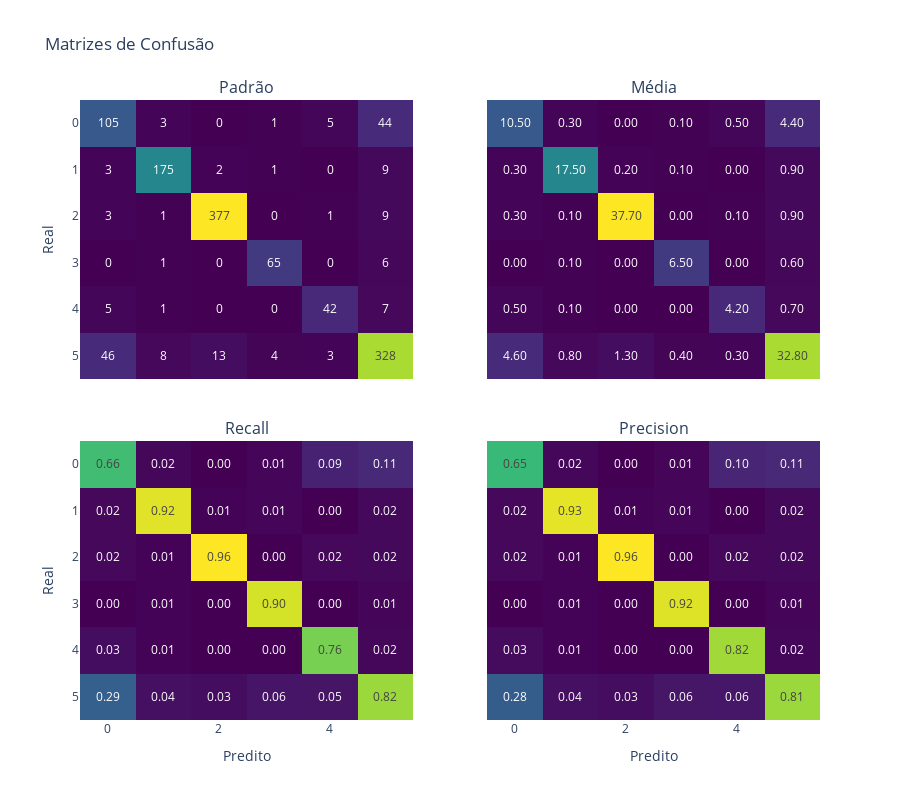

Notebook cell for this chart:
### Code cell
tree_cms = tree_res['cms']

plot_confusion_matrix(tree_cms)

### Figure 1 — Plotly figure (JSON) as saved in the notebook; plotly's stock layout.template omitted (floating-point values rounded to 4 significant figures)
{"data": [{"colorscale": [[0, "#440154"], [0.1111, "#482878"], [0.2222, "#3e4989"], [0.3333, "#31688e"], [0.4444, "#26828e"], [0.5556, "#1f9e89"], [0.6667, "#35b779"], [0.7778, "#6ece58"], [0.8889, "#b5de2b"], [1, "#fde725"]], "showscale": false, "text": [[105, 3, 0, 1, 5, 44], [3, 175, 2, 1, 0, 9], [3, 1, 377, 0, 1, 9], [0, 1, 0, 65, 0, 6], [5, 1, 0, 0, 42, 7], [46, 8, 13, 4, 3, 328]], "texttemplate": "%{text}", "type": "heatmap", "x": [0, 1, 2, 3, 4, 5], "xaxis": "x", "y": [0, 1, 2, 3, 4, 5], "yaxis": "y", "z": [[105, 3, 0, 1, 5, 44], [3, 175, 2, 1, 0, 9], [3, 1, 377, 0, 1, 9], [0, 1, 0, 65, 0, 6], [5, 1, 0, 0, 42, 7], [46, 8, 13, 4, 3, 328]]}, {"colorscale": [[0, "#440154"], [0.1111, "#482878"], [0.2222, "#3e4989"], [0.3333, "#31688e"], [0.4444, "#26828e"], [0.5556, "#1f9e89"], [0.6667, "#35b779"], [0.7778, "#6ece58"], [0.8889, "#b5de2b"], [1, "#fde725"]], "showscale": false, "text": [[10.5, 0.3, 0, 0.1, 0.5, 4.4], [0.3, 17.5, 0.2, 0.1, 0, 0.9], [0.3, 0.1, 37.7, 0, 0.1, 0.9], [0, 0.1, 0, 6.5, 0, 0.6], [0.5, 0.1, 0, 0, 4.2, 0.7], [4.6, 0.8, 1.3, 0.4, 0.3, 32.8]], "texttemplate": "%{text:.2f}", "type": "heatmap", "x": [0, 1, 2, 3, 4, 5], "xaxis": "x2", "y": [0, 1, 2, 3, 4, 5], "yaxis": "y2", "z": [[10.5, 0.3, 0, 0.1, 0.5, 4.4], [0.3, 17.5, 0.2, 0.1, 0, 0.9], [0.3, 0.1, 37.7, 0, 0.1, 0.9], [0, 0.1, 0, 6.5, 0, 0.6], [0.5, 0.1, 0, 0, 4.2, 0.7], [4.6, 0.8, 1.3, 0.4, 0.3, 32.8]]}, {"colorscale": [[0, "#440154"], [0.1111, "#482878"], [0.2222, "#3e4989"], [0.3333, "#31688e"], [0.4444, "#26828e"], [0.5556, "#1f9e89"], [0.6667, "#35b779"], [0.7778, "#6ece58"], [0.8889, "#b5de2b"], [1, "#fde725"]], "showscale": false, "text": [[0.6646, 0.01579, 0, 0.01389, 0.09091, 0.1095], [0.01899, 0.9211, 0.005115, 0.01389, 0, 0.02239], [0.01899, 0.005263, 0.9642, 0, 0.01818, 0.02239], [0, 0.005263, 0, 0.9028, 0, 0.01493], [0.03165, 0.005263, 0, 0, 0.7636, 0.01741], [0.2911, 0.04211, 0.03325, 0.05556, 0.05455, 0.8159]], "texttemplate": "%{text:.2f}", "type": "heatmap", "x": [0, 1, 2, 3, 4, 5], "xaxis": "x3", "y": [0, 1, 2, 3, 4, 5], "yaxis": "y3", "z": [[0.6646, 0.01579, 0, 0.01389, 0.09091, 0.1095], [0.01899, 0.9211, 0.005115, 0.01389, 0, 0.02239], [0.01899, 0.005263, 0.9642, 0, 0.01818, 0.02239], [0, 0.005263, 0, 0.9028, 0, 0.01493], [0.03165, 0.005263, 0, 0, 0.7636, 0.01741], [0.2911, 0.04211, 0.03325, 0.05556, 0.05455, 0.8159]]}, {"colorscale": [[0, "#440154"], [0.1111, "#482878"], [0.2222, "#3e4989"], [0.3333, "#31688e"], [0.4444, "#26828e"], [0.5556, "#1f9e89"], [0.6667, "#35b779"], [0.7778, "#6ece58"], [0.8889, "#b5de2b"], [1, "#fde725"]], "showscale": false, "text": [[0.6481, 0.01587, 0, 0.01408, 0.09804, 0.1092], [0.01852, 0.9259, 0.005102, 0.01408, 0, 0.02233], [0.01852, 0.005291, 0.9617, 0, 0.01961, 0.02233], [0, 0.005291, 0, 0.9155, 0, 0.01489], [0.03086, 0.005291, 0, 0, 0.8235, 0.01737], [0.284, 0.04233, 0.03316, 0.05634, 0.05882, 0.8139]], "texttemplate": "%{text:.2f}", "type": "heatmap", "x": [0, 1, 2, 3, 4, 5], "xaxis": "x4", "y": [0, 1, 2, 3, 4, 5], "yaxis": "y4", "z": [[0.6481, 0.01587, 0, 0.01408, 0.09804, 0.1092], [0.01852, 0.9259, 0.005102, 0.01408, 0, 0.02233], [0.01852, 0.005291, 0.9617, 0, 0.01961, 0.02233], [0, 0.005291, 0, 0.9155, 0, 0.01489], [0.03086, 0.005291, 0, 0, 0.8235, 0.01737], [0.284, 0.04233, 0.03316, 0.05634, 0.05882, 0.8139]]}], "layout": {"annotations": [{"font": {"size": 16}, "showarrow": false, "text": "Padrão", "x": 0.225, "xanchor": "center", "xref": "paper", "y": 1, "yanchor": "bottom", "yref": "paper"}, {"font": {"size": 16}, "showarrow": false, "text": "Média", "x": 0.775, "xanchor": "center", "xref": "paper", "y": 1, "yanchor": "bottom", "yref": "paper"}, {"font": {"size": 16}, "showarrow": false, "text": "Recall", "x": 0.225, "xanchor": "center", "xref": "paper", "y": 0.45, "yanchor": "bottom", "yref": "paper"}, {"font": {"size": 16}, "showarrow": false, "text": "Precision", "x": 0.775, "xanchor": "center", "xref": "paper", "y": 0.45, "yanchor": "bottom", "yref": "paper"}], "height": 800, "title": {"text": "Matrizes de Confusão"}, "xaxis": {"anchor": "y", "domain": [0, 0.45], "matches": "x3", "showticklabels": false}, "xaxis2": {"anchor": "y2", "domain": [0.55, 1], "matches": "x4", "showticklabels": false}, "xaxis3": {"anchor": "y3", "domain": [0, 0.45], "title": {"text": "Predito"}}, "xaxis4": {"anchor": "y4", "domain": [0.55, 1], "title": {"text": "Predito"}}, "yaxis": {"anchor": "x", "autorange": "reversed", "domain": [0.55, 1], "title": {"text": "Real"}}, "yaxis2": {"anchor": "x2", "autorange": "reversed", "domain": [0.55, 1], "matches": "y", "showticklabels": false}, "yaxis3": {"anchor": "x3", "autorange": "reversed", "domain": [0, 0.45], "title": {"text": "Real"}}, "yaxis4": {"anchor": "x4", "domain": [0, 0.45], "matches": "y3", "showticklabels": false}}}
